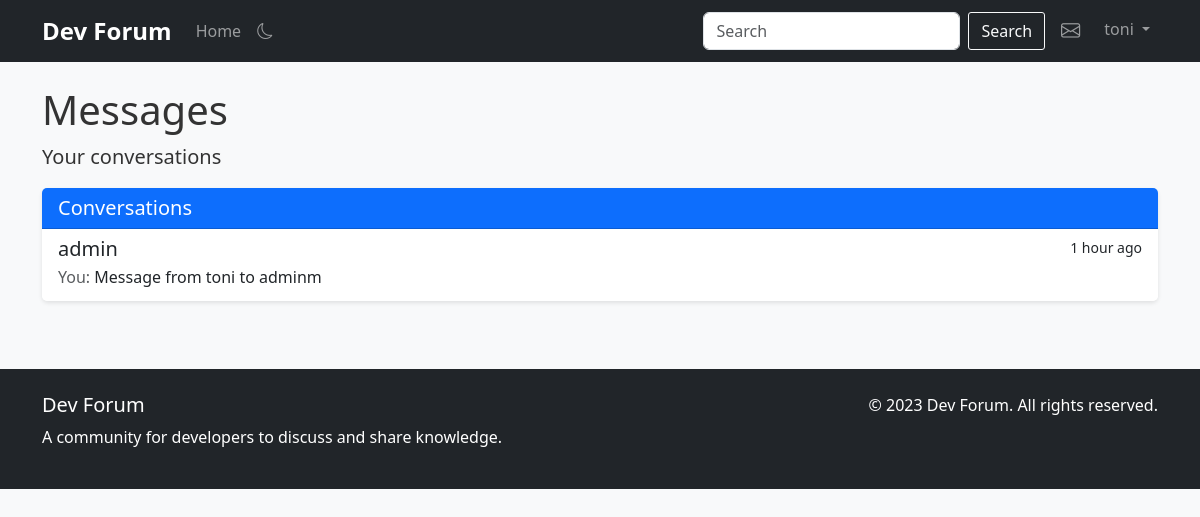
Screenshot of /messages (signed in) with the database file from the repository.
### app.py (models this page shows, shortened)
class User(db.Model, UserMixin):
    id = db.Column(db.Integer, primary_key=True)
    username = db.Column(db.String(80), unique=True, nullable=False, index=True)
    email = db.Column(db.String(120), unique=True, nullable=False, index=True)
    password_hash = db.Column(db.String(128))
    bio = db.Column(db.Text, nullable=True)
    join_date = db.Column(db.DateTime, default=datetime.utcnow, index=True)
    is_admin = db.Column(db.Boolean, default=False)
    posts = db.relationship('Post', backref='author', lazy='dynamic', cascade='all, delete-orphan')
    comments = db.relationship('Comment', backref='author', lazy='dynamic', cascade='all, delete-orphan')

class Message(db.Model):
    id = db.Column(db.Integer, primary_key=True)
    content = db.Column(db.Text, nullable=False)
    created_at = db.Column(db.DateTime, default=datetime.utcnow, index=True)
    is_read = db.Column(db.Boolean, default=False)
    sender_id = db.Column(db.Integer, db.ForeignKey('user.id'), nullable=False, index=True)
    recipient_id = db.Column(db.Integer, db.ForeignKey('user.id'), nullable=False, index=True)
    sender = db.relationship('User', foreign_keys=[sender_id], backref=db.backref('sent_messages', lazy='dynamic'))
    recipient = db.relationship('User', foreign_keys=[recipient_id], backref=db.backref('received_messages', lazy='dynamic'))

### app.py (the view)
@app.route('/messages')
@login_required
def messages():
    sent_to_users = db.session.query(User).join(Message, User.id == Message.recipient_id).filter(Message.sender_id == current_user.id).distinct().all()
    received_from_users = db.session.query(User).join(Message, User.id == Message.sender_id).filter(Message.recipient_id == current_user.id).distinct().all()
    conversation_users = list(set(sent_to_users + received_from_users))
    conversations = []
    for user in conversation_users:
        last_message = Message.query.filter(
            ((Message.sender_id == current_user.id) & (Message.recipient_id == user.id)) |
            ((Message.sender_id == user.id) & (Message.recipient_id == current_user.id))
        ).order_by(Message.created_at.desc()).first()
        unread_count = Message.query.filter_by(
            sender_id=user.id,
            recipient_id=current_user.id,
            is_read=False
        ).count()
        conversations.append({
            'user': user,
            'last_message': last_message,
            'unread_count': unread_count
        })
    conversations.sort(key=lambda x: x['last_message'].created_at if x['last_message'] else datetime.min, reverse=True)
    return render_template('messages.html', conversations=conversations)

### app.py (called while the page is built)
@app.template_filter('time_since')
def time_since(dt):
    now = datetime.utcnow()
    diff = now - dt
    if diff.days > 365:
        years = diff.days // 365
        return f"{years} year{'s' if years > 1 else ''} ago"
    elif diff.days > 30:
        months = diff.days // 30
        return f"{months} month{'s' if months > 1 else ''} ago"
    elif diff.days > 0:
        return f"{diff.days} day{'s' if diff.days > 1 else ''} ago"
    elif diff.seconds > 3600:
        hours = diff.seconds // 3600
        return f"{hours} hour{'s' if hours > 1 else ''} ago"
    elif diff.seconds > 60:
        minutes = diff.seconds // 60
        return f"{minutes} minute{'s' if minutes > 1 else ''} ago"
    else:
        return "just now"

@login_manager.user_loader
def load_user(user_id):
    return User.query.get(int(user_id))

### templates/messages.html (shortened to what this page needs)
{% extends "base.html" %}
{% block content %}
<div class="row">
    <div class="col-md-12">
        <h1>Messages</h1>
        <p class="lead">Your conversations</p>
        <div class="card">
            <div class="card-header bg-primary text-white">
                <h5 class="mb-0">Conversations</h5>
            </div>
            <div class="list-group list-group-flush">
                {% for conversation in conversations %}
                <a href="{{ url_for('conversation', username=conversation.user.username) }}" class="list-group-item list-group-item-action">
                    <div class="d-flex w-100 justify-content-between">
                        <h5 class="mb-1">
                            {{ conversation.user.username }}
                        </h5>
                        <small>
                            {% if conversation.last_message %}
                            {{ conversation.last_message.created_at|time_since }}
                            {% endif %}
                        </small>
                    </div>
                    {% if conversation.last_message %}
                    <p class="mb-1">
                        {% if conversation.last_message.sender_id == current_user.id %}
                        <span class="text-muted">You:</span>
                        {% else %}
                        <span class="text-muted">{{ conversation.user.username }}:</span>
                        {% endif %}
                        {{ conversation.last_message.content|truncate(100) }}
                    </p>
                    {% else %}
                    <p class="mb-1 text-muted">No messages yet</p>
                    {% endif %}
                </a>
                {% else %}
                <div class="list-group-item">
                    <p class="mb-0">You don't have any conversations yet.</p>
                    <p class="mb-0">Visit a user's profile to start a conversation.</p>
                </div>
                {% endfor %}
            </div>
        </div>
    </div>
</div>
{% endblock %}

### templates/base.html (shortened to what this page needs)
<!DOCTYPE html>
<html lang="en">
<head>
    <link href="https://cdn.jsdelivr.net/npm/bootstrap@5.3.0-alpha1/dist/css/bootstrap.min.css" rel="stylesheet">
    <link rel="stylesheet" href="https://cdn.jsdelivr.net/npm/bootstrap-icons@1.10.3/font/bootstrap-icons.css">
    <link rel="stylesheet" href="https://cdn.jsdelivr.net/npm/prismjs@1.29.0/themes/prism.min.css">
    <link rel="stylesheet" href="https://cdn.jsdelivr.net/npm/prismjs@1.29.0/plugins/line-numbers/prism-line-numbers.min.css">
    <link rel="stylesheet" href="{{ url_for('static', filename='css/style.css') }}">
</head>
<body>
    <nav class="navbar navbar-expand-lg navbar-dark bg-dark">
        <div class="container">
            <a class="navbar-brand" href="{{ url_for('index') }}">Dev Forum</a>
            <div class="collapse navbar-collapse" id="navbarNav">
                <ul class="navbar-nav me-auto">
                    <li class="nav-item">
                        <a class="nav-link" href="{{ url_for('index') }}">Home</a>
                    </li>
                </ul>
                <form class="d-flex me-2" action="{{ url_for('search') }}" method="get">
                    <input class="form-control me-2" type="search" name="query" placeholder="Search" aria-label="Search">
                    <button class="btn btn-outline-light" type="submit">Search</button>
                </form>
                <ul class="navbar-nav">
                    {% if current_user.is_authenticated %}
                    <li class="nav-item me-2">
                        <a class="nav-link position-relative" href="{{ url_for('messages') }}">
                            <i class="bi bi-envelope"></i>
                        </a>
                    </li>
                    <li class="nav-item dropdown">
                        <a class="nav-link dropdown-toggle" href="#" id="navbarDropdown" role="button" data-bs-toggle="dropdown" aria-expanded="false">
                            {{ current_user.username }}
                        </a>
                    </li>
                    {% endif %}
                </ul>
            </div>
        </div>
    </nav>
    <div class="container mt-4">
        {% block content %}{% endblock %}
    </div>
    <footer class="bg-dark text-white mt-5 py-4">
        <div class="container">
            <div class="row">
                <div class="col-md-6">
                    <h5>Dev Forum</h5>
                    <p>A community for developers to discuss and share knowledge.</p>
                </div>
                <div class="col-md-6 text-md-end">
                    <p>&copy; 2023 Dev Forum. All rights reserved.</p>
                </div>
            </div>
        </div>
    </footer>
</body>
</html>

### static/css/style.css (style rules this page uses)
body { font-family: 'Segoe UI', Tahoma, Geneva, Verdana, sans-serif; background-color: #f8f9fa; color: #333; }
.navbar-brand { font-weight: bold; font-size: 1.5rem; }
.nav-link .bi-envelope { font-size: 1.2rem; }
.card { box-shadow: 0 2px 4px rgba(0, 0, 0, 0.1); border: none; margin-bottom: 20px; }
.card-header { font-weight: bold; }
footer { margin-top: 50px; }
.btn { border-radius: 3px; }

### rows the page displays
User: username "toni"
User: user.username "admin"
Message: last_message.created_at "1 hour ago", last_message.content "Message from toni to adminm"
